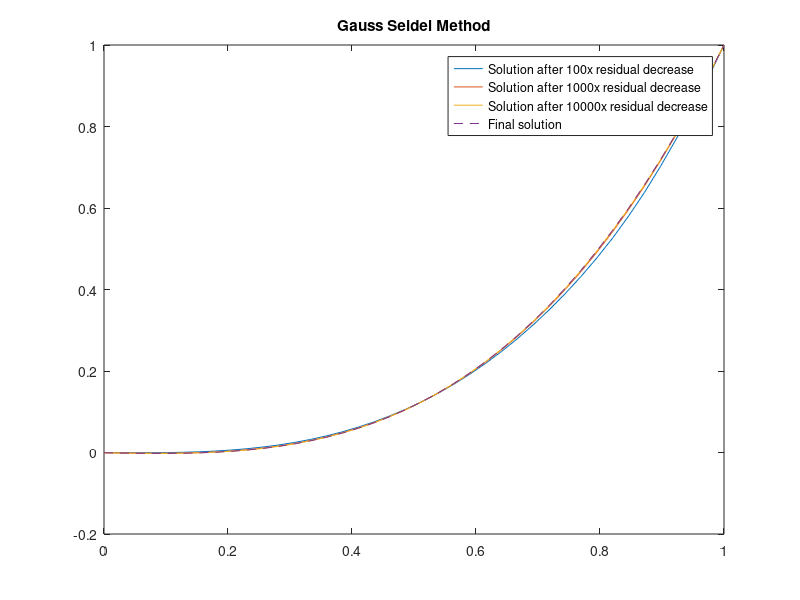
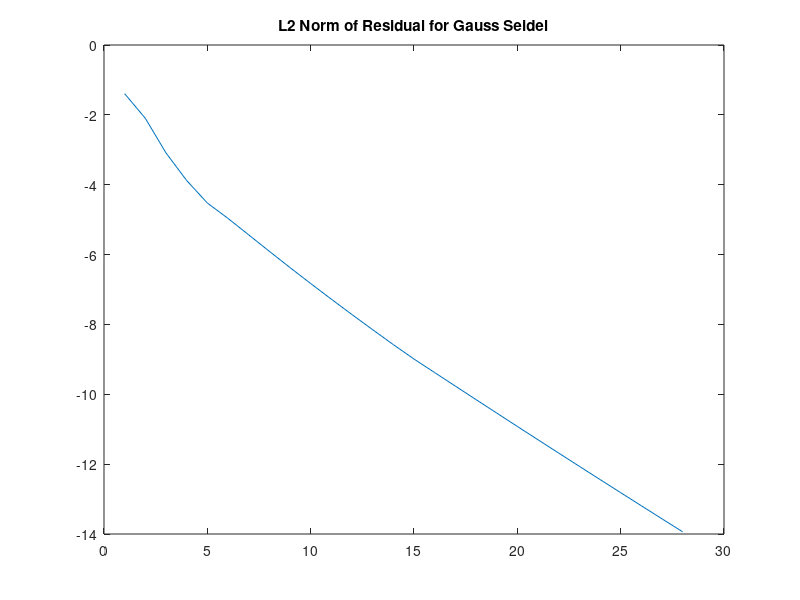
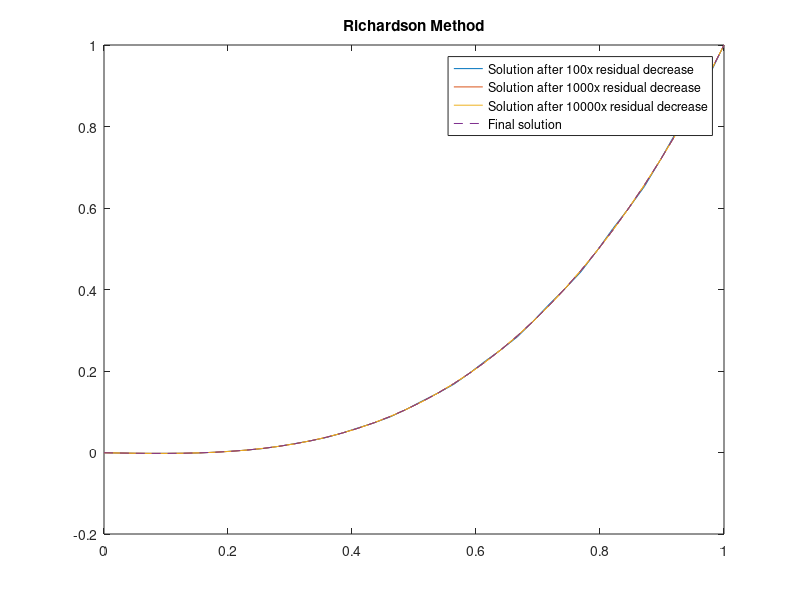
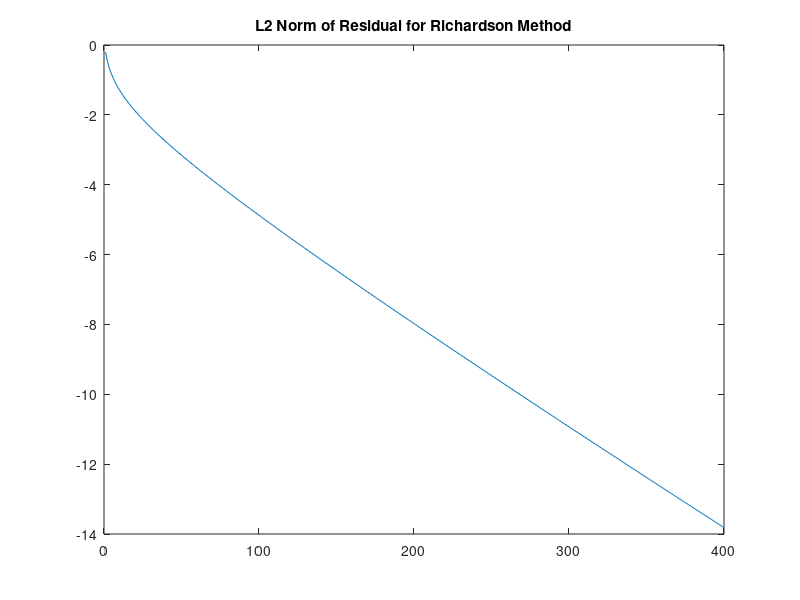

Write MATLAB code to recreate these figures, in order.
% MECH 568 HW #4 Problem 10.2
% Author: Thomas Andreano
% 12/07/2019
%--------------------------------------------------------------------------
%
% Solves the following equation using 2nd order differences and a
% four grid multigrid method
%
%               d2u/dx2 - 6x = 0
%
% Domain: 0 <= x <= 1
% Boundary conditions: u(0) = 0, u(1) = 1
% Initial condition: u(x) = 0
% Grid size: M = 39
%
% Gauss-Seidel and the 3-step Richardson methiod are used.
%--------------------------------------------------------------------------

clear all;
close all;
clc;

nodes = 39;
dom = linspace(0, 1, nodes)';
deltaX = (dom(end) - dom(1))/(nodes);

bc = zeros(nodes,1);
bc(end) = 1;
g = 6*dom;

%create A matrix for approximation: u' = A*u
A_col_vec = zeros(nodes,1);
A_col_vec(1) = -2;
A_col_vec(2) = 1;
A_row_vec = zeros(1,nodes);
A_row_vec(1) = -2;
A_row_vec(2) = 1;
A = (toeplitz(A_col_vec, A_row_vec));

%create A2 matrix
A2_col_vec = zeros((nodes-1)/2,1);
A2_col_vec(1) = -2;
A2_col_vec(2) = 1;
A2_row_vec = zeros(1,(nodes-1)/2);
A2_row_vec(1) = -2;
A2_row_vec(2) = 1;
A2 = (toeplitz(A2_col_vec, A2_row_vec));

I = eye(nodes);
f = deltaX^2*g - bc;

tol = 1e-6;

%% Gauss Seidel
%--------------------------------------------------------------------------

H_GS = -(tril(A));
u_GS = zeros(nodes, 1);
convGS_th = max(eig(I + H_GS\A));
G1 = I + H_GS\A;

r = inf;
count = 0;
save_count = 1;

R_12 = zeros((nodes-1)/2, nodes);
for j = 1:(nodes-1)/2
   R_12(j, j*2) = 1;
end  
   
I_21 = zeros(nodes, (nodes-1)/2);
for j = 1:(nodes-1)/2
   I_21(j+j-1,j) =  1/2;
   I_21(j*2, j) = 1;
   I_21(j*2 + 1, j) = 1/2;
end

iter_mat = (I - I_21*(A2\R_12)*A)*G1;

while r > tol
   
    u_GS = iter_mat*u_GS - iter_mat*(A\f) + A\f;

    if count > 0
        r_old = r;
        r_new = max(abs(A*u_GS - f));

        if r_new < r_set/10^(save_count)
            u_save(:,:,save_count) = u_GS;
            save_count = save_count + 1;
        end

        r = r_new;
    else
        r_set = max(abs(A*u_GS - f));
        r = r_set;
    end
   
    L2_GS(count+1) = vecnorm(r,2);
    count = count + 1;

end

dom_final = linspace(0, 1, nodes+1);
u_GS(end + 1) = 1;
u_GS_1 = u_save(:,:,2);
u_GS_1(end + 1) = 1;
u_GS_2 = u_save(:,:,3);
u_GS_2(end + 1) = 1;
u_GS_3 = u_save(:,:,4);
u_GS_3(end + 1) = 1;

figure(1)
plot(dom_final,u_GS_1, dom_final, u_GS_2, dom_final, u_GS_3,...
    dom_final, u_GS, '--')
title('Gauss Seidel Method')
legend('Solution after 100x residual decrease',...
    'Solution after 1000x residual decrease',...
    'Solution after 10000x residual decrease', 'Final solution')

figure(2)
plot(linspace(1, count, count), log(L2_GS))
title('L2 Norm of Residual for Gauss Seidel')

%% 3-step Richardson
%--------------------------------------------------------------------------
H_R = -diag(diag(A));
u_R = zeros(nodes, 1);
N = 3;
convR_th = max(eig(I + H_R\A));
G1 = I + H_R\A;

for n = 1:3
    h(n) = 1/(.5*(-min(eig(A)) - max(eig(A)) + (min(eig(A)) - ...
        max(eig(A)))*cos((2*n - 1)*pi/(2*N))));
end

r = inf;
count = 0;
save_count = 1;
while r > tol
       
    for i = 1:3
         G1 = I + h(i)*(H_R\A);
         iter_mat = (I - I_21*(A2\R_12)*A)*G1;
         u_R_temp = iter_mat*u_R - iter_mat*(A\f) + (A\f);
         u_R = u_R_temp;
    end
   
       if count > 0
        r_old = r;
        r_new = max(abs(A*u_R - f));

        if r_new < r_set/10^(save_count)
            u_save(:,:,save_count) = u_R;
            save_count = save_count + 1;
        end
       
         r = r_new;
    else
        r_set = max(abs(A*u_R - f));
        r = r_set;
    end
   
    L2_R(count+1) = vecnorm(r,2);
    count = count + 1;

end

u_R(end + 1) = 1;
u_R_1 = u_save(:,:,2);
u_R_1(end + 1) = 1;
u_R_2 = u_save(:,:,3);
u_R_2(end + 1) = 1;
u_R_3 = u_save(:,:,4);
u_R_3(end + 1) = 1;

figure(3)
plot(dom_final,u_R_1, dom_final, u_R_2, dom_final, u_R_3,...
    dom_final, u_R, '--')
title('Richardson Method')
legend('Solution after 100x residual decrease',...
    'Solution after 1000x residual decrease',...
    'Solution after 10000x residual decrease', 'Final solution')

figure(4)
plot(linspace(1, count, count), log(L2_R))
title('L2 Norm of Residual for Richardson Method')
